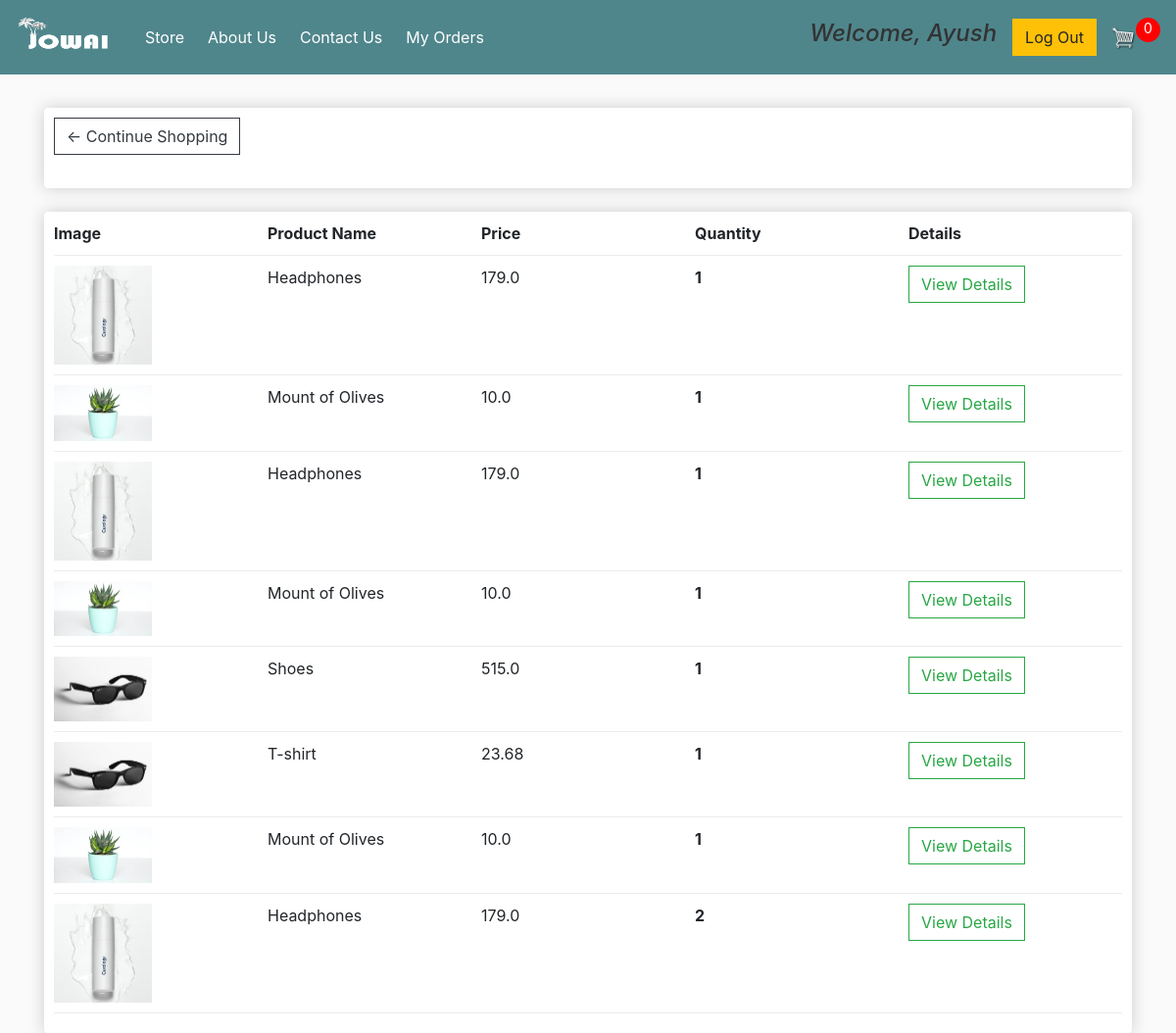
Page /my_orders/ (signed in) on the committed database.
### store/models.py (models this page shows, shortened)
class MyOrder(models.Model):
    customer=models.CharField(max_length=200, null=False, default='None')
    customer_name=models.CharField(max_length=200, null=False, default='None')
    customer_email=models.CharField(max_length=200, null=False, default='None')
    name=models.CharField(max_length=200, null=False)
    price=models.FloatField()
    image=models.ImageField(null=True, blank=True)
    quantity=models.IntegerField(default=0, null=True, blank=True)
    product_id=models.IntegerField(default=0)
    order_id=models.IntegerField(null=True, blank=True, default=0)
    shipping_address=models.CharField(max_length=100, null=True)

### store/views.py (the view)
# urls.py: path('my_orders/', views.myOrders, name="my_orders"),
def myOrders(request):
     if request.user.is_authenticated:
          log_status=True
          customer = request.user.customer
          order,created = Order.objects.get_or_create(customer=customer, complete=False)
          cartItems = order.get_cart_items
          myOrders=MyOrder.objects.filter(customer=request.user)
     else:
        cartItems = []
        order={'get_cart_items':0, 'get_cart_total':0}
        myOrders=[]
        log_status=False
     context={'myOrders': myOrders, 'cartItems':cartItems, 'log_status': log_status}
     return render(request, 'store/myOrders.html',context)

### store/models.py (called while the page is built)
    @property
    def get_cart_items(self):
        orderitems=self.order_item_set.all()
        total=sum([item.quantity for item in orderitems])
        return total

### store/templates/store/myOrders.html
{% extends 'store/Main.html' %}
{% load static %}
{% block content %}
<div class="row">
    <div class="col-lg-12">
        <div class="box-element">
            <a  class="btn btn-outline-dark" href="{% url 'store' %}">&#x2190; Continue Shopping</a>
            <br>
            <br>
        </div>
        <br>
        <div class="box-element">
            <div class="cart-row">
                <div style="flex:2"><strong>Image</strong></div>
                <div style="flex:2"><strong>Product Name</strong></div>
                <div style="flex:2"><strong>Price</strong></div>
                <div style="flex:2"><strong>Quantity</strong></div>
                <div style="flex:2"><strong>Details</strong></div>
            </div>
            {% for item in myOrders %}
            <div class="cart-row">
                <a style="flex:2" href="/view_product/{{item.product_id}}"><div><img class="row-image" src="{{item.image}}"></div></a>
                <div style="flex:2"><p>{{item.name}}</p></div>
                <div style="flex:2"><p>{{item.price}}</p></div>
                <div style="flex:2"><p class="quantity">{{item.quantity}}</p> </div>
                <div style="flex:2"><a class="btn btn-outline-success" href="/order_details/{{item.id}}">View Details</a></div>
            </div>
            {% endfor %}
        </div>
    </div>
</div>
{% endblock %}

### store/templates/store/Main.html (shortened to what this page needs)
<!DOCTYPE html>
{% load static %}
<html>
<head>
	<link rel="stylesheet" href="https://stackpath.bootstrapcdn.com/bootstrap/4.4.1/css/bootstrap.min.css">
	<link rel="stylesheet" type="text/css" href="{% static 'css/main.css' %}">
</head>
<body>
	<nav class="navbar navbar-expand-lg navbar-dark bg-dark">
	  <a class="navbar-brand" href="{% url 'store' %}"><img width="100px" height="50px" src="{% static '/images/JOWAI-o.png' %}"></a>
	  <div class="collapse navbar-collapse" id="navbarSupportedContent">
	    <ul class="navbar-nav mr-auto">
	      <li class="nav-item ml-2 active ">
	        <a class="nav-link" href="{% url 'store' %}">Store <span class="sr-only">(current)</span></a>
		  </li>
		  <li class="nav-item ml-2 active">
	        <a class="nav-link" href="{% url 'about' %}">About Us <span class="sr-only">(current)</span></a>
	      </li>
		  <li class="nav-item ml-2 active">
	        <a class="nav-link" href="{% url 'contact' %}">Contact Us <span class="sr-only">(current)</span></a>
		  </li>
		  <li class="nav-item ml-2 active">
	        <a class="nav-link" href="{% url 'my_orders' %}">My Orders <span class="sr-only">(current)</span></a>
	      </li>
		</ul>
	    <div class="form-inline my-2 my-lg-0">
			{% if log_status %}
			<h4 class="mx-3" ><a href="/myProfile" style="text-decoration: none;"><i style="color:#333">Welcome, {{request.user.first_name}}</i></h4></a>
			<a href="/log_out"class="btn btn-warning">Log Out</a>
			 {% else %}
			 <a href="/log_in"class="btn btn-warning">Log In</a>
			 {% endif %}
	     	<a href="{% url 'cart' %}">
	    		<img  id="cart-icon" src="{% static 'images/cart.png' %}">
	    	</a>
	    	<p id="cart-total">{{cartItems}}</p>
	    </div>
	  </div>
	</nav>
     <div class="container" id="mainDiv">
            <br>
            {% block content %}
            {% endblock content %}
         </div>
</body>
</html>

### store/static/css/main.css (style rules this page uses)
body { background-color: hsl(0, 0%, 98%); }
h1, h2, h3, h4, h5, h6 { color: hsl(0, 0%, 30%); }
.box-element { box-shadow: hsl(0, 0%, 80%) 0 0 16px; background-color: #fff; border-radius: 4px; padding: 10px; }
.bg-dark { background-color: #4f868c!important; }
#cart-icon { width: 25px; display: inline-block; margin-left: 15px; }
#cart-total { display: block; text-align: center; color: #fff; background-color: red; width: 25px; height: 25px; border-radius: 50%; font-size: 14px; }
.col-lg-4, .col-lg-6, .col-lg-8, .col-lg-12 { margin-top: 10px; }
.btn { border-radius: 0; }
.row-image { width: 100px; }
.cart-row { display: flex; align-items: flex-stretch; padding-bottom: 10px; margin-bottom: 10px; border-bottom: 1px solid #ececec; }
.quantity { display: inline-block; font-weight: 700; padding-right: 10px; }

### rows in the picture
MyOrder: image (picture), name "Headphones", price "179.0", quantity "1"
MyOrder: image (picture), name "Mount of Olives", price "10.0", quantity "1"
MyOrder: image (picture), name "Headphones", price "179.0", quantity "1"
MyOrder: image (picture), name "Mount of Olives", price "10.0", quantity "1"
MyOrder: image (picture), name "Shoes", price "515.0", quantity "1"
MyOrder: image (picture), name "T-shirt", price "23.68", quantity "1"
MyOrder: image (picture), name "Mount of Olives", price "10.0", quantity "1"
MyOrder: image (picture), name "Headphones", price "179.0", quantity "2"

### other values in the picture
{{ request.user.first_name }} "Ayush"
{{ cartItems }} "0"
